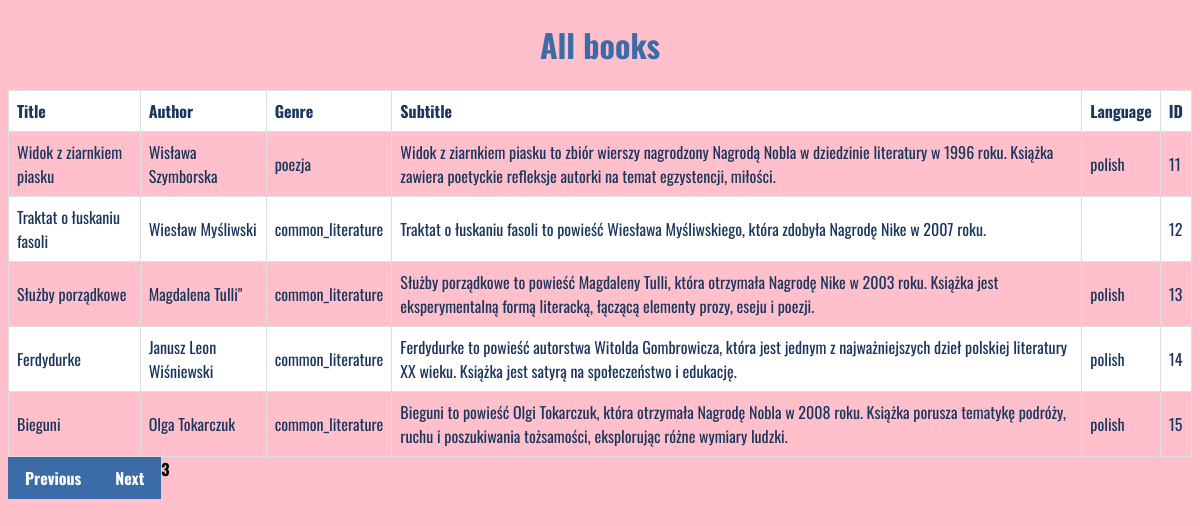
/catalog/?page=3, run on the app's committed database.
### applikacja/models.py (models this page shows, shortened)
class Books(models.Model):
    GENRE_CHOICES = [
        ('biografy', 'biografie'),
        ('child', 'dla dzieci'),
        ('horror', 'horror'),
        ('reportage', 'literatura faktu'),
        ('common_literature', 'literatura obyczajowa'),
        ('foreign_belles_lettres', ' literatura piękna obca'),
        ('polish_belles_lettres', 'literatura piękna polska'),
        ('romans', 'romans'),
        ('poezja', 'poezja'),
    ]
    language_choices = [
        ('english', 'angielski'),
        ('polish', 'polski')
    ]
    author = models.CharField(max_length=100,blank=True)
    title = models.CharField(max_length=100,unique=True,blank=True)
    time_period_of_creation = models.IntegerField(max_length=4,blank=True,default=2000)
    language = models.CharField(max_length=40,blank=True,choices=language_choices)
    publication_year = models.IntegerField(max_length=4,blank=True,default=2000)
    publisher = models.CharField(max_length=40,blank=True)
    description=models.TextField(max_length=200,blank=True)
    genre=models.CharField(max_length=22,choices=GENRE_CHOICES,blank=True)

### applikacja/views.py (the view)
# urls.py: path('catalog/', views.CatalogPage.book_list, name='catalog'),
    def book_list(request):
        all_books = Books.objects.all()
        paginator = Paginator(all_books, 5)  # Podziel na strony, gdzie 10 to liczba elementów na stronę
        page_number = request.GET.get('page')  # Pobierz numer strony z parametru GET
        page_obj = paginator.get_page(page_number)  # Pobierz obiekt strony dla danego numeru
        return render(request, 'catalog.html', {'page_obj': page_obj})

### templates/catalog.html (shortened to what this page needs)
 {% load static %}
<!DOCTYPE html>
<html lang="en">
<head>
    <link rel="stylesheet" href="{% static 'style4.css' %}">
</head>
<body>
    <div>
        <h1>All books</h1>
        <table>
            <thead>
                <tr>
                    <th>Title</th>
                    <th>Author</th>
                    <th>Genre</th>
                    <th>Subtitle</th>
                    <th>Language</th>
                    <th>ID</th>
                </tr>
            </thead>
            <tbody id="book-list">
                {% for book in page_obj %}
                <tr>
                    <td>{{ book.title }}</td>
                    <td>{{ book.author }}</td>
                    <td>{{ book.genre }}</td>
                    <td>{{ book.description }}</td>
                    <td>{{ book.language }}</td>
                    <td>{{ book.id }}</td>
                </tr>
                {% endfor %}
            </tbody>
        </table>
        <div class="pagination">
            {% if page_obj.has_previous %}
            <a href="?page={{ page_obj.previous_page_number }}" class="previous-page">Previous</a>
            {% endif %}
            <span class="current-page">{{ page_obj.number }}</span>
            {% if page_obj.has_next %}
            <a href="?page={{ page_obj.next_page_number }}" class="next-page">Next</a>
            {% endif %}
        </div>
    </div>
</body>
</html>

### static_files2/style4.css (style rules this page uses)
body { background-color:#FFC0CB; font-family:"Oswald"; }
.pagination { display: flex; list-style-type: none; padding: 0; }
.pagination a { display: inline-block; padding: 6px 12px; background-color: #f4f4f4; color: #333; text-decoration: none; border: 1px solid #ddd; }
.pagination .current-page { font-weight: bold; }
.pagination .previous-page, .pagination .next-page { font-weight: bold; color: #fff; background-color: #3C6CA8; border-color: #3C6CA8; }
.pagination { display: inline-block; }
.pagination a { color: black; float: left; padding: 8px 16px; text-decoration: none; }
table { border-collapse: collapse; width: 100%; font-family:"Oswald",sans-serif; font-weight: regular 400; }
th, td { text-align: left; padding: 8px; margin:50px; border-bottom: 1px solid #FF80AA; font-family:"Oswald"; font-weight: extra-light 200; color:#1B365C; }
th { background-color: white; }
tr:nth-child(even) { background-color: white; }
h1 { text-align:center; color:#3C6CA8; }
table, th, td { border: 1px solid #ddd; }

### data on the page
Books: title "Widok z ziarnkiem piasku", author "Wisława Szymborska", genre "poezja", description "Widok z ziarnkiem piasku to zbiór wierszy nagrodzony Nagrodą Nobla w dziedzinie literatury w 1996 roku. Książka zawiera poetyckie refleksje autorki na temat egzystencji, miłości.", language "polish", id "11"
Books: title "Traktat o łuskaniu fasoli", author "Wiesław Myśliwski", genre "common_literature", description "Traktat o łuskaniu fasoli to powieść Wiesława Myśliwskiego, która zdobyła Nagrodę Nike w 2007 roku.", id "12"
Books: title "Służby porządkowe", author "Magdalena Tulli\"", genre "common_literature", description "Służby porządkowe to powieść Magdaleny Tulli, która otrzymała Nagrodę Nike w 2003 roku. Książka jest eksperymentalną formą literacką, łączącą elementy prozy, eseju i poezji.", language "polish", id "13"
Books: title "Ferdydurke", author "Janusz Leon Wiśniewski", genre "common_literature", description "Ferdydurke to powieść autorstwa Witolda Gombrowicza, która jest jednym z najważniejszych dzieł polskiej literatury XX wieku. Książka jest satyrą na społeczeństwo i edukację.", language "polish", id "14"
Books: title "Bieguni", author "Olga Tokarczuk", genre "common_literature", description "Bieguni to powieść Olgi Tokarczuk, która otrzymała Nagrodę Nobla w 2008 roku. Książka porusza tematykę podróży, ruchu i poszukiwania tożsamości, eksplorując różne wymiary ludzki.", language "polish", id "15"

### other printed values
{{ page_obj.number }} "3"
